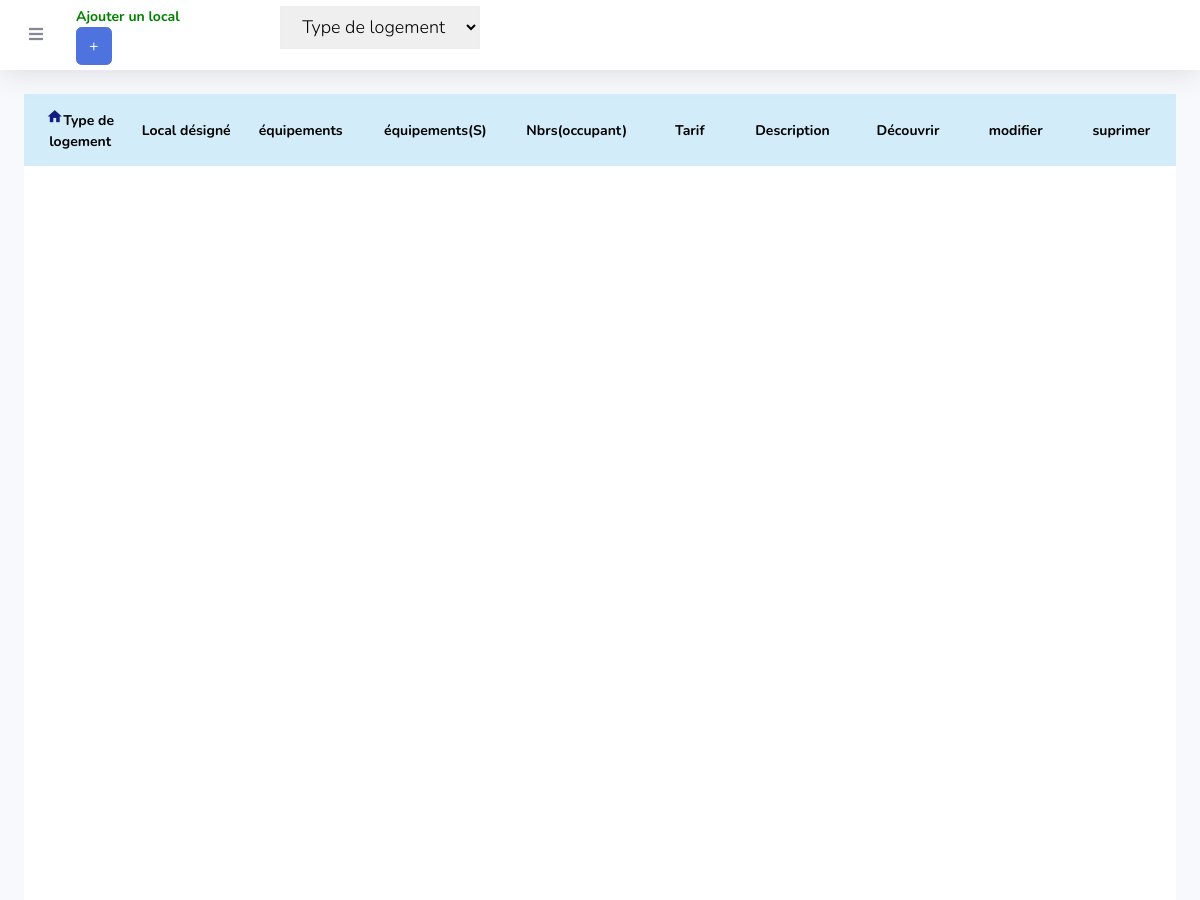
Page /inventaire_gestion_home.php (signed in, upper part) on the earlier database version.
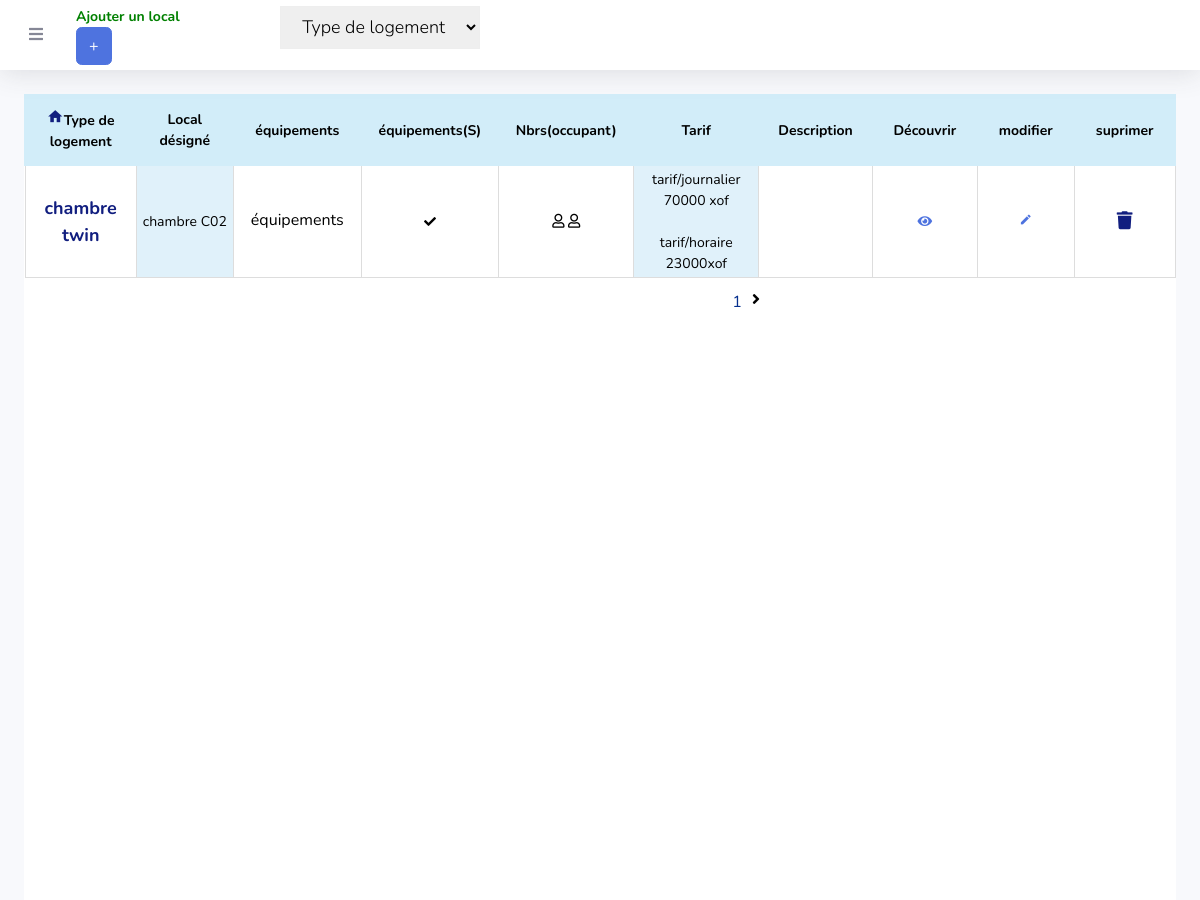
Same page on the later database version.
### tables this page shows
CREATE TABLE `chambre` (
  `id` int(11) NOT NULL,
  `id_chambre` int(11) NOT NULL,
  `chambre` varchar(40) NOT NULL,
  `email_ocd` varchar(60) NOT NULL,
  `type_logement` varchar(30) NOT NULL,
  `cout_nuite` varchar(18) NOT NULL,
  `cout_pass` varchar(18) NOT NULL,
  `occupant` tinyint(2) NOT NULL,
  `nombre_lits` tinyint(2) NOT NULL,
  `equipement` varchar(500) NOT NULL,
  `equipements` varchar(300) NOT NULL,
  `infos` varchar(400) NOT NULL,
  `icons` varchar(200) NOT NULL,
  `types` int(2) NOT NULL,
  `active` varchar(5) NOT NULL,
  `codes` tinyint(2) NOT NULL,
  `society` varchar(100) NOT NULL,
  `id_visitor` varchar(200) NOT NULL
);

### inventaire_gestion_home.php (the view, shortened to what the changed rows need)
<?php
include('connecte_db.php');
$record_peage=5;
$page="";
if(isset($_GET['page'])){
$page = $_GET['page'];
}
else {
$page=1;
}
   if($_SESSION['code']==0){
   $reg=$bds->prepare('SELECT count(*) AS nbrs FROM chambre WHERE email_ocd= :email_ocd');
   $reg->execute(array(':email_ocd'=>$_SESSION['email_ocd']));
   }
   else{
	  $reg=$bds->prepare('SELECT count(*) AS nbrs FROM chambre WHERE email_ocd= :email_ocd AND codes= :code');
      $reg->execute(array(':code'=>$_SESSION['code'],
	                      ':email_ocd'=>$_SESSION['email_ocd']));
   }
?>
<!DOCTYPE html>
<html lang="fr">
<head>
    <link href="vendor/fontawesome-free/css/all.min.css" rel="stylesheet" type="text/css">
    <link href="css/sb-admin-2.min.css" rel="stylesheet">
    <link href="vendor/datatables/dataTables.bootstrap4.min.css" rel="stylesheet">
</head>
<body id="page-top">
    <div id="wrapper">
        <?php include('inc_menu_principale.php');?>
        <div id="content-wrapper" class="d-flex flex-column">
            <div id="content">
                <div class="container-fluid">
                    <div class="center">
					<?php
        $smart_from =($page -1)*$record_peage;
   if($_SESSION['code']!=0) {
    $req=$bds->prepare('SELECT id,id_chambre,chambre,type_logement,equipements,equipement,cout_nuite,cout_pass,icons,infos FROM chambre WHERE email_ocd= :email_ocd AND codes= :code ORDER BY id DESC LIMIT '.$smart_from.','.$record_peage.'');
    $req->execute(array(':code'=>$_SESSION['code'],
	                   ':email_ocd'=>$_SESSION['email_ocd']));
   }
   else{
	 $req=$bds->prepare('SELECT id,id_chambre,chambre,type_logement,equipements,equipement,cout_nuite,cout_pass,icons,infos FROM chambre WHERE email_ocd= :email_ocd  ORDER BY id DESC LIMIT '.$smart_from.','.$record_peage.'');
     $req->execute(array(':email_ocd'=>$_SESSION['email_ocd']));
	 }
	$rem='<span class="ts"></span>';
	$rt=",";
	$rs='<span class="ts"><i style="font-size:12px" class="fa">&#xf00c;</i></span>';
                        echo'	<table id="tb">
     <thead>
     <tr class="tf">
      <th scope="col"><i class="material-icons" style="font-size:17px;color:#111E7F">home</i>Type de logement</th>
	  <th scope="col">Local désigné</th>
	  <th scope="col">équipements</th>
	   <th scope="col">équipements(S)</th>
	   <th scope="col">Nbrs(occupant)</th>
	  <th scope="col">Tarif</th>
	  <th scope="col">Description</th>
	  <th scope="col">Découvrir</th>
	  <th scope="col">modifier</th>
	  <th scope="col">suprimer</th>
      </tr>
      </thead>
      <tbody>';
	while($donnees = $req->fetch()) {
	 echo'<tr>
      <td> <span class="home">'.$donnees['type_logement'].'</span></td>
	  <td class="color">'.$donnees['chambre'].'</td>
	  <td><h3>équipements</h3><span class="div">'.str_replace($rt,$rem,$donnees['equipement']).'</span></td>
	  <td><i style="font-size:12px" class="fa">&#xf00c;</i> '.str_replace($rt,$rs,$donnees['equipements']).'
	  </td>
      <td>'.$donnees['icons'].'</td>
	  <td class="color">tarif/journalier<br/>'.$donnees['cout_nuite'].' xof<br/><br/>tarif/horaire<br/>'.$donnees['cout_pass'].'xof</td>
      <td>'.$donnees['infos'].'</td>
	  <td><a href="view_data_home.php?home='.$donnees['id_chambre'].'" title="plus d\'infos"><i class="fas fa-eye" style="font-size:13px"></i></a></td>
	  <td><a href="edit_data_home.php?home='.$donnees['id_chambre'].'" title="modifier"><i class="material-icons" style="font-size:13px">create</i></a></td>
	  <td><a href="#" data-id1='.$donnees['id_chambre'].' class="home"><i class="fas fa-trash"></i></a></td>
	  </tr>';
	}
	echo'
      </tbody>
     </table>';
   if($_SESSION['code']==0){
   $reg=$bds->prepare('SELECT count(*) AS nbrs FROM chambre WHERE email_ocd= :email_ocd');
   $reg->execute(array(':email_ocd'=>$_SESSION['email_ocd']));
   }
   else{
	  $reg=$bds->prepare('SELECT count(*) AS nbrs FROM chambre WHERE email_ocd= :email_ocd AND codes= :code');
      $reg->execute(array(':code'=>$_SESSION['code'],
	                      ':email_ocd'=>$_SESSION['email_ocd']));
   }
   $dns=$reg->fetch();
   $totale_page=$dns['nbrs']/$record_peage;
   $totale_page = ceil($totale_page);
   if($totale_page == 0){
	  $page =1;
   }
   echo'<div class="pied_page">';
   for($i=1; $i<=$totale_page; $i++) {
	    if($page!=$i){
	   echo'<div><a class="bout" href="inventaire_gestion_home.php?page='.$i.'">'.$i.'</a></div>';
		}
		else{
			echo'<a class="bouts">'.$i.'</a>';
		}
	}
	if($i > $page){
		$page =$page+1;
		echo'<div class="p"><a href="inventaire_gestion_home.php?page='.($page+1).'"><i class="fa fa-angle-right" aria-hidden="true" style="font-size=33px;color:black"></i></a></div>';
	}
	echo'</div>';
             ?>
					</div>
                </div>
            </div>
        </div>
    </div>
 </div>
</body>
</html>

Differences in the rows shown:
added chambre: type_logement "chambre twin", chambre "chambre C02", cout_nuite "70000", cout_pass "23000"
Other differences:
new list line: "1"
